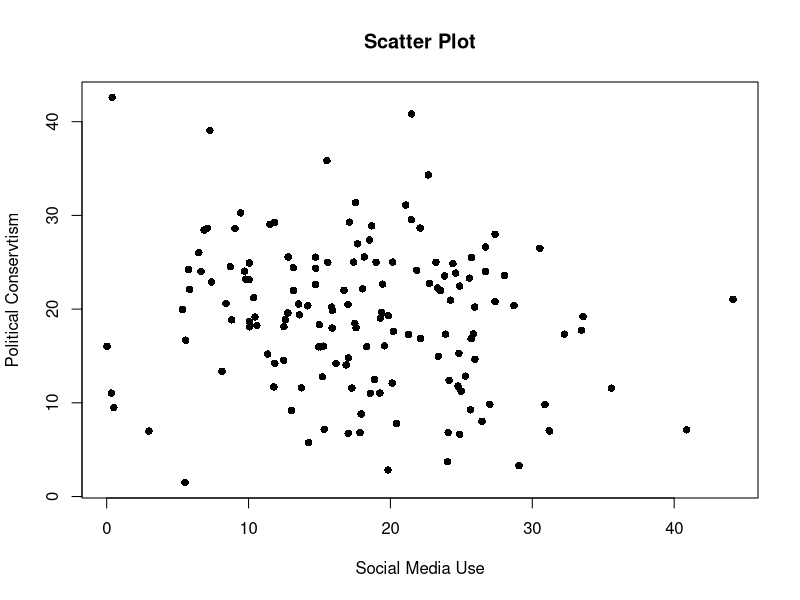
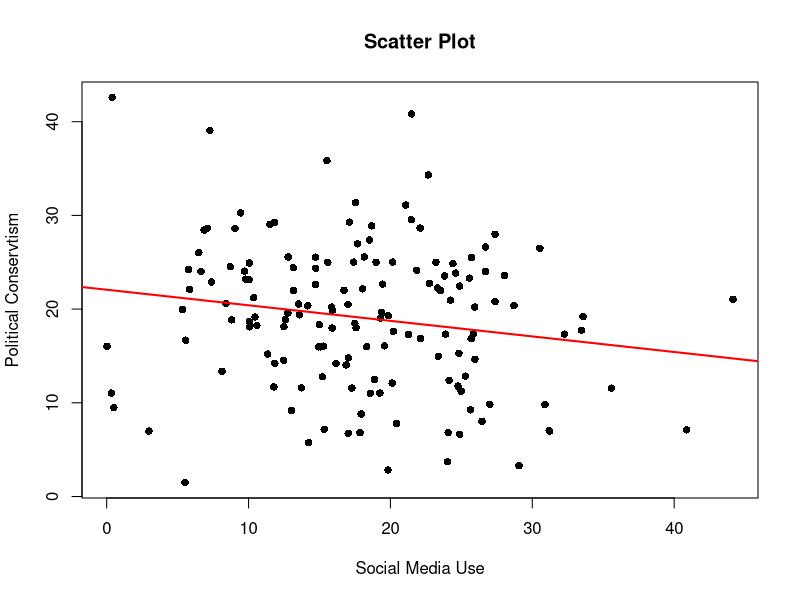
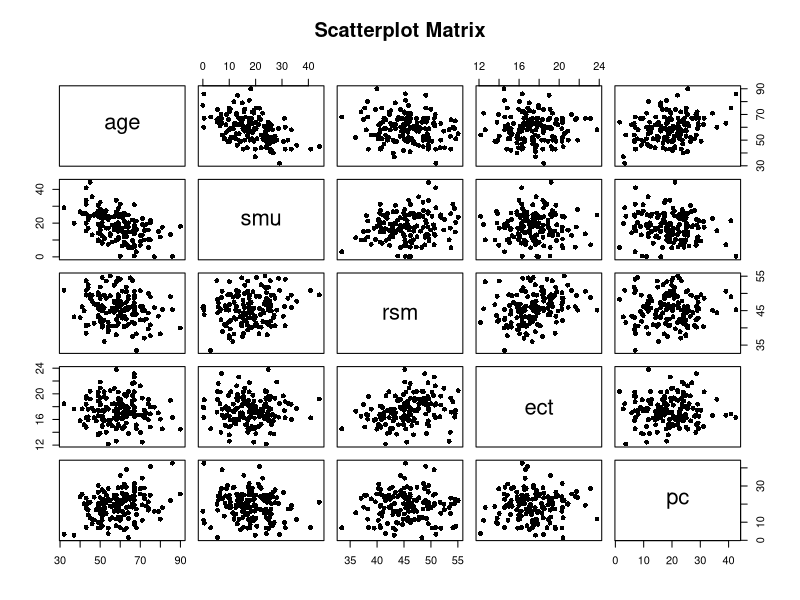

The R source for these figures, in order:
## ---- chunk 1
1 + 1
## ---- chunk 2
rm(list = ls()) 
df <- read.csv("data/SocialMediaData.csv")
head(df) #display the top 6 rows
summary(df)
sapply(df,class)
## ---- chunk 3
df$gender <- factor(df$gender,levels = c(0,1), labels = c("M","F"))
summary(df$gender) #check the change as worked.
## ---- chunk 4
cor.test(df$smu,df$pc)

## ---- chunk 5
plot(df$smu,df$pc,xlab = "Social Media Use", ylab = "Political Conservtism",
      pch = 16, main = "Scatter Plot")
## ---- chunk 6
plot(df$smu,df$pc,xlab = "Social Media Use", ylab = "Political Conservtism",
      pch = 16, main = "Scatter Plot")
model <- lm(pc ~ smu, data = df) #create a linear model
abline(model, col = "red", lwd = 2) #plot the linear model as a straight line
## ---- chunk 7
cor(df[, c("age", "smu", "rsm", "ect", "pc")])
## ---- chunk 8
pairs(df[, c("age", "smu", "rsm", "ect", "pc")],
      main = "Scatterplot Matrix", pch = 16)
## ---- chunk 9
model <- lm(pc ~ smu, data = df)
summary(model)
## ---- chunk 10
corModel <- cor.test(df$smu,df$pc)
corModel
## ---- chunk 11
corModel$estimate^2
summary(model)$r.squared
## ---- chunk 12
model2 <- lm(pc ~ gender, data = df)
summary(model2)
## ---- chunk 13
tModel <- t.test(pc ~ gender, data = df, var.equal = TRUE)
tModel
## ---- chunk 14
tModel$statistic^2
summary(model2)$fstatistic[1] 
## ---- chunk 15
formula2 <- pc ~ smu + age + ect
## ---- chunk 16
model3 <- lm(formula2,df)
summary(model3)
